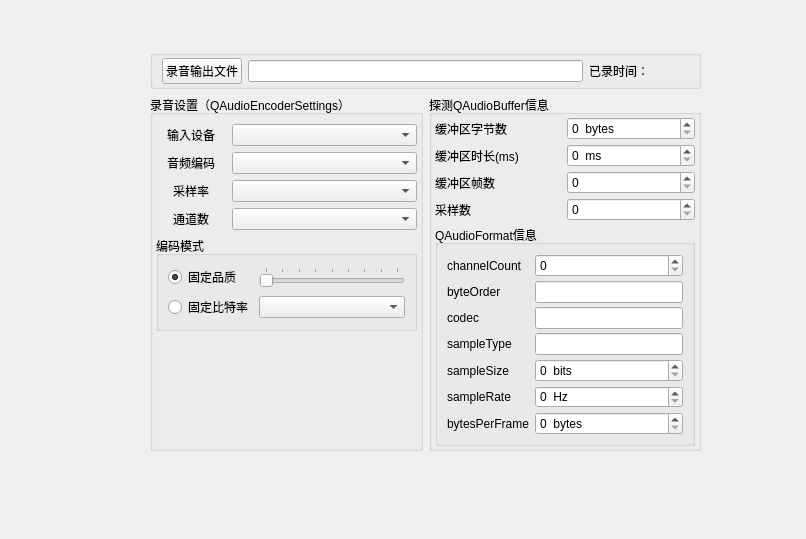
<?xml version="1.0" encoding="UTF-8"?>
<ui version="4.0">
 <class>Form</class>
 <widget class="QWidget" name="Form">
  <property name="geometry">
   <rect>
    <x>0</x>
    <y>0</y>
    <width>806</width>
    <height>539</height>
   </rect>
  </property>
  <property name="windowTitle">
   <string>Form</string>
  </property>
  <widget class="QWidget" name="widget" native="true">
   <property name="geometry">
    <rect>
     <x>150</x>
     <y>50</y>
     <width>551</width>
     <height>401</height>
    </rect>
   </property>
   <layout class="QGridLayout" name="gridLayout_6">
    <item row="0" column="0" colspan="2">
     <widget class="QGroupBox" name="groupBox_3">
      <property name="title">
       <string/>
      </property>
      <layout class="QHBoxLayout" name="horizontalLayout">
       <property name="topMargin">
        <number>2</number>
       </property>
       <property name="bottomMargin">
        <number>2</number>
       </property>
       <item>
        <widget class="QPushButton" name="btnGetFile">
         <property name="text">
          <string>录音输出文件</string>
         </property>
         <property name="icon">
          <iconset>
           <normaloff>:/icons/images/104.bmp</normaloff>:/icons/images/104.bmp</iconset>
         </property>
        </widget>
       </item>
       <item>
        <widget class="QLineEdit" name="editOutputFile"/>
       </item>
       <item>
        <widget class="QLabel" name="LabPassTime">
         <property name="minimumSize">
          <size>
           <width>100</width>
           <height>0</height>
          </size>
         </property>
         <property name="text">
          <string>已录时间：</string>
         </property>
        </widget>
       </item>
      </layout>
     </widget>
    </item>
    <item row="1" column="1">
     <widget class="QGroupBox" name="groupBox_4">
      <property name="title">
       <string>探测QAudioBuffer信息</string>
      </property>
      <layout class="QVBoxLayout" name="verticalLayout_2">
       <property name="spacing">
        <number>4</number>
       </property>
       <property name="leftMargin">
        <number>3</number>
       </property>
       <property name="topMargin">
        <number>2</number>
       </property>
       <property name="rightMargin">
        <number>3</number>
       </property>
       <property name="bottomMargin">
        <number>2</number>
       </property>
       <item>
        <layout class="QGridLayout" name="gridLayout_3">
         <item row="0" column="0">
          <widget class="QLabel" name="label_6">
           <property name="text">
            <string>缓冲区字节数</string>
           </property>
          </widget>
         </item>
         <item row="0" column="1">
          <widget class="QSpinBox" name="spin_byteCount">
           <property name="suffix">
            <string>  bytes</string>
           </property>
           <property name="maximum">
            <number>999999999</number>
           </property>
          </widget>
         </item>
         <item row="1" column="0">
          <widget class="QLabel" name="label_7">
           <property name="text">
            <string>缓冲区时长(ms)</string>
           </property>
          </widget>
         </item>
         <item row="1" column="1">
          <widget class="QSpinBox" name="spin_duration">
           <property name="suffix">
            <string>  ms</string>
           </property>
           <property name="maximum">
            <number>999999999</number>
           </property>
          </widget>
         </item>
         <item row="2" column="0">
          <widget class="QLabel" name="label_8">
           <property name="text">
            <string>缓冲区帧数</string>
           </property>
          </widget>
         </item>
         <item row="2" column="1">
          <widget class="QSpinBox" name="spin_frameCount">
           <property name="maximum">
            <number>999999999</number>
           </property>
          </widget>
         </item>
         <item row="3" column="0">
          <widget class="QLabel" name="label_9">
           <property name="text">
            <string>采样数</string>
           </property>
          </widget>
         </item>
         <item row="3" column="1">
          <widget class="QSpinBox" name="spin_sampleCount">
           <property name="maximum">
            <number>999999999</number>
           </property>
          </widget>
         </item>
        </layout>
       </item>
       <item>
        <widget class="QGroupBox" name="groupBox_5">
         <property name="title">
          <string>QAudioFormat信息</string>
         </property>
         <layout class="QGridLayout" name="gridLayout_4">
          <property name="verticalSpacing">
           <number>4</number>
          </property>
          <item row="0" column="0">
           <widget class="QLabel" name="label_10">
            <property name="text">
             <string>channelCount</string>
            </property>
           </widget>
          </item>
          <item row="0" column="1">
           <widget class="QSpinBox" name="spin_channelCount"/>
          </item>
          <item row="1" column="0">
           <widget class="QLabel" name="label_11">
            <property name="text">
             <string>byteOrder</string>
            </property>
           </widget>
          </item>
          <item row="1" column="1">
           <widget class="QLineEdit" name="edit_byteOrder"/>
          </item>
          <item row="2" column="0">
           <widget class="QLabel" name="label_12">
            <property name="text">
             <string>codec</string>
            </property>
           </widget>
          </item>
          <item row="2" column="1">
           <widget class="QLineEdit" name="edit_codec"/>
          </item>
          <item row="3" column="0">
           <widget class="QLabel" name="label_13">
            <property name="text">
             <string>sampleType</string>
            </property>
           </widget>
          </item>
          <item row="3" column="1">
           <widget class="QLineEdit" name="edit_sampleType"/>
          </item>
          <item row="4" column="0">
           <widget class="QLabel" name="label_14">
            <property name="text">
             <string>sampleSize</string>
            </property>
           </widget>
          </item>
          <item row="4" column="1">
           <widget class="QSpinBox" name="spin_sampleSize">
            <property name="suffix">
             <string>  bits</string>
            </property>
            <property name="maximum">
             <number>999</number>
            </property>
           </widget>
          </item>
          <item row="5" column="0">
           <widget class="QLabel" name="label_15">
            <property name="text">
             <string>sampleRate</string>
            </property>
           </widget>
          </item>
          <item row="5" column="1">
           <widget class="QSpinBox" name="spin_sampleRate">
            <property name="suffix">
             <string>  Hz</string>
            </property>
            <property name="maximum">
             <number>9999999</number>
            </property>
           </widget>
          </item>
          <item row="6" column="0">
           <widget class="QLabel" name="label_16">
            <property name="text">
             <string>bytesPerFrame</string>
            </property>
           </widget>
          </item>
          <item row="6" column="1">
           <widget class="QSpinBox" name="spin_bytesPerFrame">
            <property name="suffix">
             <string>  bytes</string>
            </property>
            <property name="maximum">
             <number>999999</number>
            </property>
           </widget>
          </item>
         </layout>
        </widget>
       </item>
      </layout>
     </widget>
    </item>
    <item row="1" column="0">
     <widget class="QGroupBox" name="groupBox">
      <property name="title">
       <string>录音设置（QAudioEncoderSettings）</string>
      </property>
      <layout class="QVBoxLayout" name="verticalLayout">
       <property name="leftMargin">
        <number>3</number>
       </property>
       <property name="rightMargin">
        <number>3</number>
       </property>
       <item>
        <layout class="QGridLayout" name="gridLayout">
         <item row="0" column="0">
          <widget class="QLabel" name="label">
           <property name="maximumSize">
            <size>
             <width>70</width>
             <height>16777215</height>
            </size>
           </property>
           <property name="text">
            <string>输入设备</string>
           </property>
           <property name="alignment">
            <set>Qt::AlignCenter</set>
           </property>
          </widget>
         </item>
         <item row="0" column="1">
          <widget class="QComboBox" name="comboDevices"/>
         </item>
         <item row="1" column="0">
          <widget class="QLabel" name="label_2">
           <property name="maximumSize">
            <size>
             <width>70</width>
             <height>16777215</height>
            </size>
           </property>
           <property name="text">
            <string>音频编码</string>
           </property>
           <property name="alignment">
            <set>Qt::AlignCenter</set>
           </property>
          </widget>
         </item>
         <item row="1" column="1">
          <widget class="QComboBox" name="comboCodec"/>
         </item>
         <item row="2" column="0">
          <widget class="QLabel" name="label_3">
           <property name="maximumSize">
            <size>
             <width>70</width>
             <height>16777215</height>
            </size>
           </property>
           <property name="text">
            <string>采样率</string>
           </property>
           <property name="alignment">
            <set>Qt::AlignCenter</set>
           </property>
          </widget>
         </item>
         <item row="2" column="1">
          <widget class="QComboBox" name="comboSampleRate"/>
         </item>
         <item row="3" column="0">
          <widget class="QLabel" name="label_4">
           <property name="maximumSize">
            <size>
             <width>70</width>
             <height>16777215</height>
            </size>
           </property>
           <property name="text">
            <string>通道数</string>
           </property>
           <property name="alignment">
            <set>Qt::AlignCenter</set>
           </property>
          </widget>
         </item>
         <item row="3" column="1">
          <widget class="QComboBox" name="comboChannels"/>
         </item>
        </layout>
       </item>
       <item>
        <widget class="QGroupBox" name="groupBox_2">
         <property name="title">
          <string>编码模式</string>
         </property>
         <layout class="QGridLayout" name="gridLayout_5">
          <item row="1" column="1">
           <widget class="QComboBox" name="comboBitrate"/>
          </item>
          <item row="0" column="0">
           <widget class="QRadioButton" name="radioQuality">
            <property name="text">
             <string>固定品质</string>
            </property>
            <property name="checked">
             <bool>true</bool>
            </property>
           </widget>
          </item>
          <item row="0" column="1">
           <widget class="QSlider" name="sliderQuality">
            <property name="maximum">
             <number>8</number>
            </property>
            <property name="orientation">
             <enum>Qt::Horizontal</enum>
            </property>
            <property name="tickPosition">
             <enum>QSlider::TicksAbove</enum>
            </property>
            <property name="tickInterval">
             <number>1</number>
            </property>
           </widget>
          </item>
          <item row="1" column="0">
           <widget class="QRadioButton" name="radioBitrate">
            <property name="text">
             <string>固定比特率</string>
            </property>
            <property name="checked">
             <bool>false</bool>
            </property>
           </widget>
          </item>
         </layout>
        </widget>
       </item>
       <item>
        <spacer name="verticalSpacer">
         <property name="orientation">
          <enum>Qt::Vertical</enum>
         </property>
         <property name="sizeHint" stdset="0">
          <size>
           <width>20</width>
           <height>40</height>
          </size>
         </property>
        </spacer>
       </item>
      </layout>
     </widget>
    </item>
   </layout>
  </widget>
  <action name="actRecordStart">
   <property name="icon">
    <iconset>
     <normaloff>:/icons/images/626.bmp</normaloff>:/icons/images/626.bmp</iconset>
   </property>
   <property name="text">
    <string>录音</string>
   </property>
   <property name="toolTip">
    <string>录音</string>
   </property>
  </action>
  <action name="actRecordPause">
   <property name="enabled">
    <bool>false</bool>
   </property>
   <property name="icon">
    <iconset>
     <normaloff>:/icons/images/622.bmp</normaloff>:/icons/images/622.bmp</iconset>
   </property>
   <property name="text">
    <string>暂停</string>
   </property>
   <property name="toolTip">
    <string>暂停</string>
   </property>
  </action>
  <action name="actRecordStop">
   <property name="enabled">
    <bool>false</bool>
   </property>
   <property name="icon">
    <iconset>
     <normaloff>:/icons/images/624.bmp</normaloff>:/icons/images/624.bmp</iconset>
   </property>
   <property name="text">
    <string>停止</string>
   </property>
   <property name="toolTip">
    <string>停止</string>
   </property>
  </action>
 </widget>
 <resources/>
 <connections/>
</ui>
